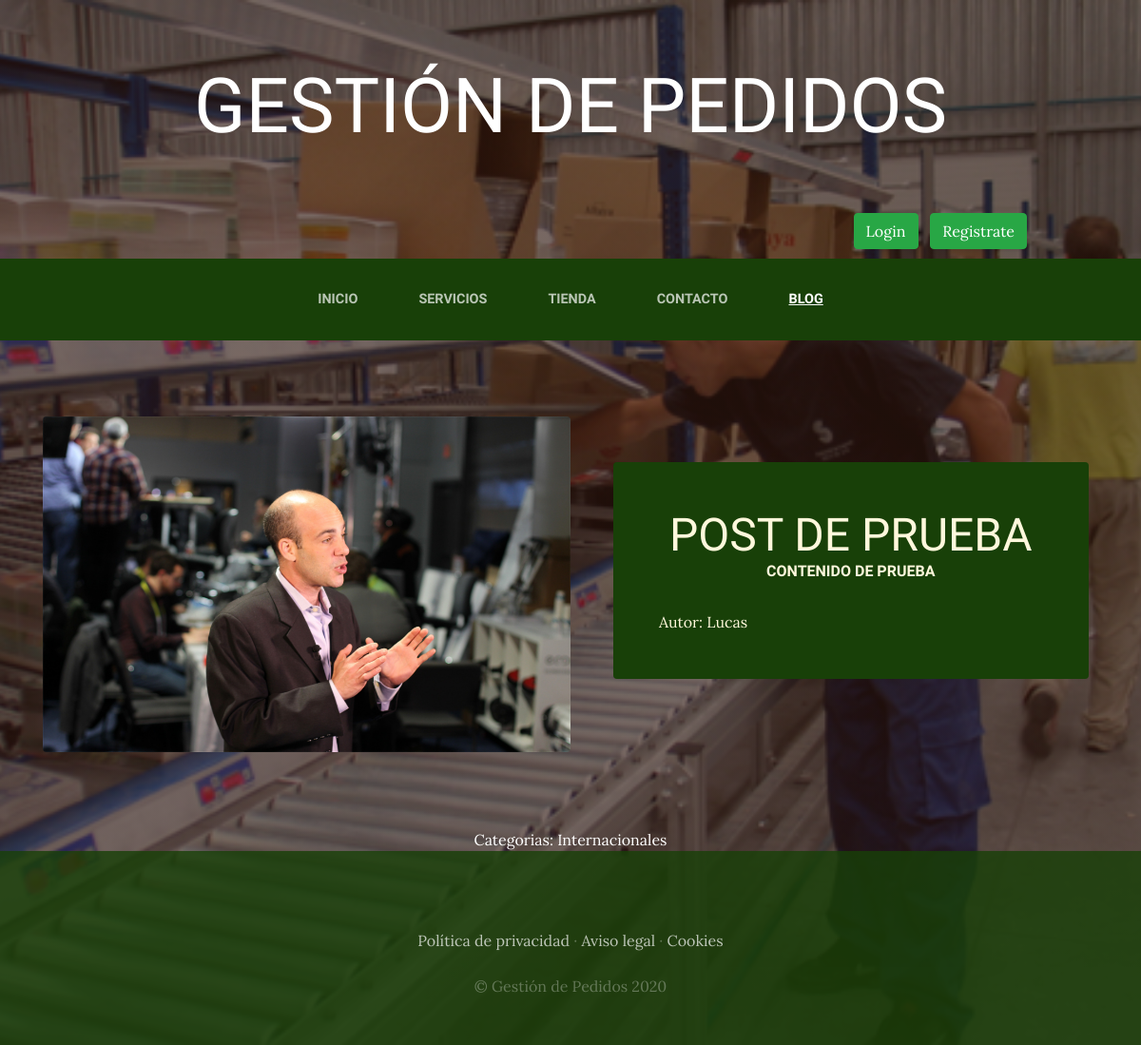
Page /blog/categoria/1 on the committed database.
### Blog/models.py (models this page shows, shortened)
class Post(models.Model):
    titulo = models.CharField(max_length=50)
    contenido = models.CharField(max_length=50)
    imagen = models.ImageField(upload_to='Blog', null=True, blank=True)
    autor = models.ForeignKey(User, on_delete=models.CASCADE)
    categorias = models.ManyToManyField(Categoria)
    created = models.DateTimeField(auto_now_add=True)
    updated = models.DateTimeField(auto_now_add=True)
    class Meta:
        verbose_name='post'
        verbose_name_plural='posts'

class Categoria(models.Model):
    nombre = models.CharField(max_length=50)
    created = models.DateTimeField(auto_now_add=True)
    updated = models.DateTimeField(auto_now_add=True)
    class Meta:
        verbose_name='categoria'
        verbose_name_plural='categorias'

### Blog/views.py (the view)
# urls.py: path('categoria/<int:categoria_id>', categoria, name="Categoria"),
def categoria(request, categoria_id):
    categoria = Categoria.objects.get(id=categoria_id)
    posts = Post.objects.filter(categorias=categoria)
    return render(request,'Blog/categorias.html', {"categoria": categoria, "posts": posts})

### Carro/context_processor.py (called while the page is built)
def importe_total_carro(request):
    total = 0
    if request.user.is_authenticated:
        for key, value in request.session["carro"].items():
            total = total + float(value["precio"])
    else:
        total = 'Debes loguearte'
    return {"importe_total_carro" : total}

### Blog/Templates/blog/categorias.html
{% extends 'ProyectoWebApp/base.html' %}
{% load static %}
{% block content %}
{% for post in posts %}
<section class="page-section clearfix">
    <div class="container">
      <div class="intro">
        <img class="intro-img img-fluid mb-3 mb-lg-0 rounded" src="{{post.imagen.url}}" style="width: 50%;">
        <div class="intro-text left-0 text-center bg-faded p-5 rounded">
          <h2 class="section-heading mb-4" >
            <span class="section-heading-lower">{{post.titulo}}</span>
            <span class="section-heading-upper">{{post.contenido}}</span>
          </h2>
          <div style="text-align: left; font: size 0.8em;">
            Autor: {{post.autor|title}}
          </div>
        </div>
      </div>
    </div>
</section>
{% endfor %}
<section>
    <div style="width: 75%; margin: auto; text-align: center; color: white;">
    Categorias:
    {% for post in posts %}
      {% for categoria in post.categorias.all %}
        {{categoria.nombre}}
      {% endfor %}
    {% endfor %}
    </div>
</section>
{% endblock %}

### ProyectoWebApp/static/ProyectoWebApp/css/gestion.css (style rules this page uses)
body { font-family: 'Lora'; background: linear-gradient(rgba(47, 23, 15, 0.65), rgba(47, 23, 15, 0.65)), url("../img/bg_main.jpg"); background-attachment: fixed; background-position: center; background-size: cover; }
h1, h2, h3, h4, h5, h6 { font-family: 'Raleway'; }
.page-section { margin-top: 5rem; margin-bottom: 5rem; }
.section-heading { text-transform: uppercase; }
.section-heading .section-heading-upper { display: block; font-size: 1rem; font-weight: 800; padding-bottom:.5rem; }
.section-heading .section-heading-lower { display: block; font-size: 3rem; font-weight: 100; }
.bg-faded { background-color: rgba(255, 255, 255, 0.85); }
.intro { position: relative; }
@media (min-width: 992px) { .intro .intro-img { width: 75%; float: left; } }
@media (min-width: 992px) { .intro .intro-text { left: 600; width: 60%; margin-top: 3rem; background-color: rgba(24, 64, 8); color: cornsilk; position: absolute; } }
@media (min-width: 1200px) { .intro .intro-text { width: 45%; } }

### rows in the picture
Post: imagen (picture), titulo "POST DE PRUEBA", contenido "CONTENIDO DE PRUEBA", autor "Lucas"
Categoria: nombre "Internacionales"
